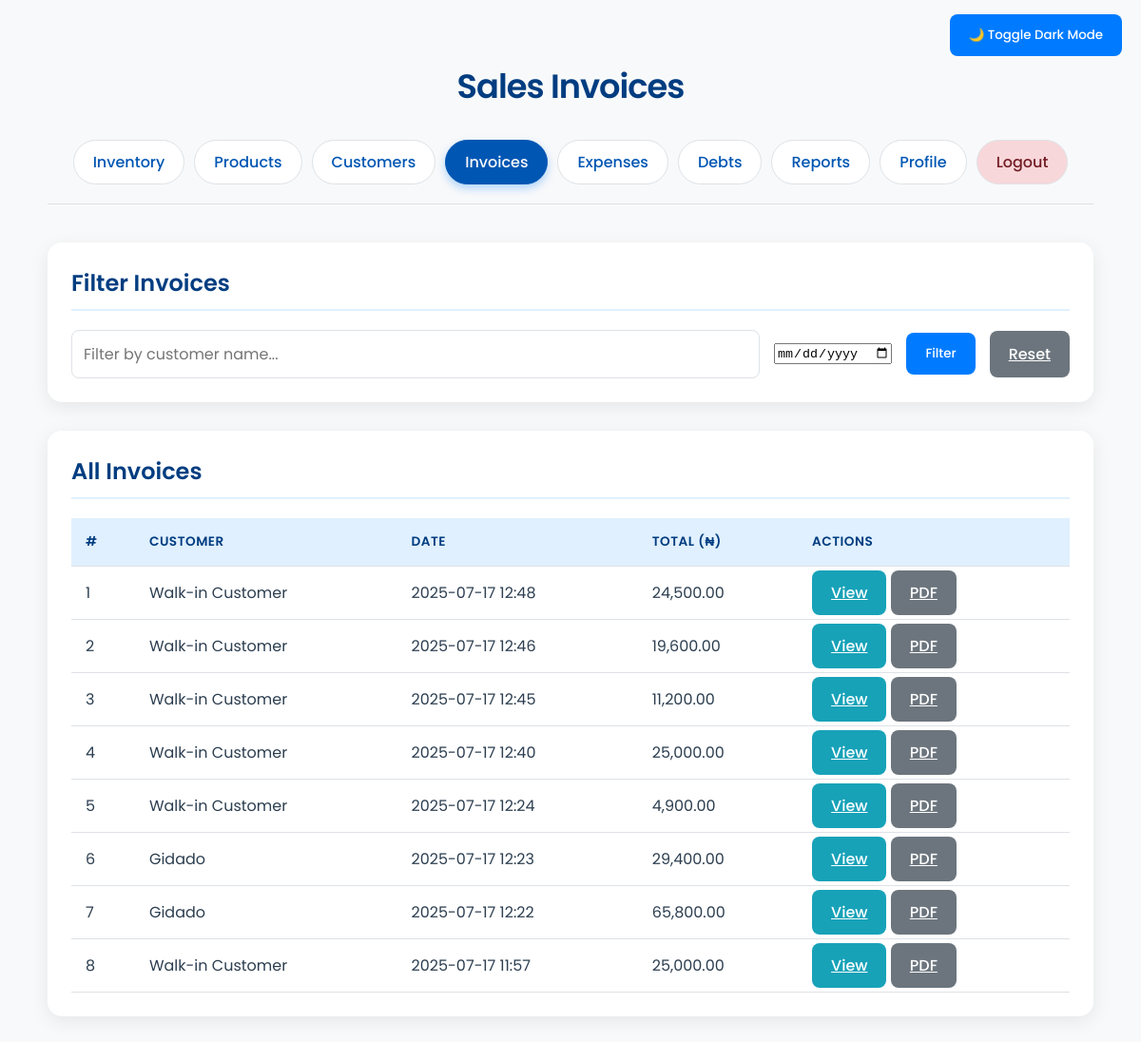
/invoices (signed in), run on the app's committed database.
### models.py (models this page shows)
class Sale(db.Model):
    id = db.Column(db.Integer, primary_key=True)
    customer_id = db.Column(db.Integer, db.ForeignKey('customer.id'), nullable=True)
    date = db.Column(db.DateTime, default=datetime.utcnow)
    total_amount = db.Column(db.Float)
    items = db.relationship('SaleItem', backref='sale', lazy=True, cascade="all, delete-orphan")

class Customer(db.Model):
    id = db.Column(db.Integer, primary_key=True)
    name = db.Column(db.String(100), nullable=False)
    phone = db.Column(db.String(20))
    sales = db.relationship('Sale', backref='customer', lazy=True)

### app.py (the view)
@app.route('/invoices')
@login_required
def invoices():
    customer_filter = request.args.get('customer', '').strip().lower()
    date_filter = request.args.get('date')
    query = Sale.query.order_by(Sale.date.desc())
    if customer_filter:
        query = query.join(Customer).filter(func.lower(Customer.name).contains(customer_filter))
    if date_filter:
        try:
            parsed_date = datetime.strptime(date_filter, '%Y-%m-%d').date()
            query = query.filter(func.date(Sale.date) == parsed_date)
        except ValueError:
            flash("Invalid date format", "danger")
    sales = query.all()
    return render_template('invoices.html', sales=sales)

### app.py (called while the page is built)
@login_manager.user_loader
def load_user(user_id):
    return User.query.get(int(user_id))

### templates/invoices.html (shortened to what this page needs)
<!DOCTYPE html>
<html lang="en">
<head>
    <link rel="stylesheet" href="{{ url_for('static', filename='style.css') }}" />
    <button id="darkModeToggle" style="position: fixed; top: 15px; right: 20px; z-index: 1000;">
        🌙 Toggle Dark Mode
    </button>
</head>
<body>
    <div class="container">
        <h1>Sales Invoices</h1>
        <div class="tabs">
            <a href="{{ url_for('inventory') }}" class="tab {% if request.endpoint == 'inventory' %}active{% endif %}">Inventory</a>
            <a href="{{ url_for('products') }}" class="tab {% if request.endpoint == 'products' %}active{% endif %}">Products</a>
            <a href="{{ url_for('customers') }}" class="tab {% if request.endpoint == 'customers' %}active{% endif %}">Customers</a>
            <a href="{{ url_for('invoices') }}" class="tab {% if request.endpoint == 'invoices' %}active{% endif %}">Invoices</a>
            <a href="{{ url_for('expenses') }}" class="tab {% if request.endpoint == 'expenses' %}active{% endif %}">Expenses</a>
            <a href="{{ url_for('debts') }}" class="tab {% if request.endpoint == 'debts' %}active{% endif %}">Debts</a>
            <a href="{{ url_for('reports') }}" class="tab {% if request.endpoint == 'reports' %}active{% endif %}">Reports</a>
            <a href="{{ url_for('profile') }}" class="tab {% if request.endpoint == 'profile' %}active{% endif %}">Profile</a>
            <a href="{{ url_for('logout') }}" class="tab" style="background-color: #f8d7da; color: #721c24;">Logout</a>
        </div>
        <div class="card">
            <h2>Filter Invoices</h2>
            <form method="get" class="form-row">
                <input type="text" name="customer" placeholder="Filter by customer name..." value="{{ request.args.get('customer', '') }}">
                <input type="date" name="date" value="{{ request.args.get('date', '') }}">
                <button type="submit" class="btn btn-primary">Filter</button>
                <a href="{{ url_for('invoices') }}" class="btn btn-secondary">Reset</a>
            </form>
        </div>
        <div class="card">
            <h2>All Invoices</h2>
            <div class="table-responsive">
                <table>
                    <thead>
                        <tr>
                            <th>#</th>
                            <th>Customer</th>
                            <th>Date</th>
                            <th>Total (₦)</th>
                            <th>Actions</th>
                        </tr>
                    </thead>
                    <tbody>
                        {% for sale in sales %}
                        <tr>
                            <td>{{ loop.index }}</td>
                            <td>{{ sale.customer.name if sale.customer else "Walk-in Customer" }}</td>
                            <td>{{ sale.date.strftime("%Y-%m-%d %H:%M") }}</td>
                            <td>{{ "{:,.2f}".format(sale.total_amount) }}</td>
                            <td>
                                <a href="{{ url_for('download_receipt', sale_id=sale.id) }}" class="btn" style="background-color: #17a2b8;">View</a>
                                <a href="{{ url_for('download_receipt_pdf', sale_id=sale.id) }}" class="btn btn-secondary">PDF</a>
                            </td>
                        </tr>
                        {% else %}
                        <tr><td colspan="5" style="text-align: center;">No invoices found.</td></tr>
                        {% endfor %}
                    </tbody>
                </table>
            </div>
        </div>
    </div>
</body>
</html>

### static/style.css (style rules this page uses)
:root { --primary-blue: #0056b3; --secondary-blue: #007bff; --light-blue: #e0f0ff; --dark-blue: #003d80; --text-dark: #2c3e50; --text-light: #f8f9fa; --background-light: #f8f9fa; --background-dark: #121212; --card-bg-light: #ffffff; --card-bg-dark: #1e1e1e; --border-color: #dee2e6; --shadow-color: rgba(0, 0, 0, 0.08); --success-color: #28a745; --danger-color: #dc3545; --warning-color: #ffc107; }
body { font-family: 'Poppins', sans-serif; background-color: var(--background-light); color: var(--text-dark); margin: 0; padding: 20px; transition: background-color 0.3s ease, color 0.3s ease; }
.container { max-width: 1100px; margin: 0 auto; padding: 20px; }
h1, h2, h3 { font-weight: 600; color: var(--dark-blue); }
h1 { text-align: center; font-size: 2.2rem; margin-bottom: 30px; letter-spacing: -1px; }
h2 { font-size: 1.5rem; margin-top: 0; margin-bottom: 20px; border-bottom: 2px solid var(--light-blue); padding-bottom: 10px; }
.card { background-color: var(--card-bg-light); padding: 25px; border-radius: 15px; box-shadow: 0 5px 20px var(--shadow-color); margin-bottom: 30px; transition: transform 0.3s ease, box-shadow 0.3s ease; opacity: 0; transform: translateY(20px); animation: fade-in-up 0.5s ease forwards; }
.tabs { display: flex; justify-content: center; flex-wrap: wrap; gap: 10px; margin-bottom: 40px; border-bottom: 1px solid var(--border-color); padding-bottom: 20px; }
.tab { padding: 10px 20px; text-decoration: none; color: var(--primary-blue); background-color: #fff; border: 1px solid var(--border-color); border-radius: 50px; font-weight: 500; transition: all 0.3s ease; }
.tab.active { background-color: var(--primary-blue); color: var(--text-light); border-color: var(--primary-blue); box-shadow: 0 4px 10px rgba(0, 123, 255, 0.3); }
.form-row, .form-group { display: flex; gap: 15px; flex-wrap: wrap; align-items: center; }
input[type="text"], input[type="number"], input[type="password"], select { padding: 12px; border: 1px solid var(--border-color); border-radius: 8px; flex: 1; min-width: 150px; font-family: 'Poppins', sans-serif; font-size: 1rem; transition: border-color 0.3s ease, box-shadow 0.3s ease; }
.btn, button { background-color: var(--secondary-blue); color: white; border: none; padding: 12px 20px; border-radius: 8px; cursor: pointer; font-weight: 500; font-family: 'Poppins', sans-serif; transition: background-color 0.3s ease, transform 0.2s ease, box-shadow 0.3s ease; }
.btn-secondary, .btn-secondary:hover { background-color: #6c757d; }
.table-responsive { overflow-x: auto; }
table { width: 100%; border-collapse: collapse; text-align: left; }
th, td { padding: 15px; border-bottom: 1px solid var(--border-color); }
th { background-color: var(--light-blue); color: var(--dark-blue); font-weight: 600; text-transform: uppercase; font-size: 0.85rem; letter-spacing: 0.5px; }
tbody tr { transition: background-color 0.2s ease; }

### data on the page
Sale: customer "Walk-in Customer", date "2025-07-17 12:48", total_amount "24,500.00"
Sale: customer "Walk-in Customer", date "2025-07-17 12:46", total_amount "19,600.00"
Sale: customer "Walk-in Customer", date "2025-07-17 12:45", total_amount "11,200.00"
Sale: customer "Walk-in Customer", date "2025-07-17 12:40", total_amount "25,000.00"
Sale: customer "Walk-in Customer", date "2025-07-17 12:24", total_amount "4,900.00"
Sale: customer "Gidado", date "2025-07-17 12:23", total_amount "29,400.00"
Sale: customer "Gidado", date "2025-07-17 12:22", total_amount "65,800.00"
Sale: customer "Walk-in Customer", date "2025-07-17 11:57", total_amount "25,000.00"
